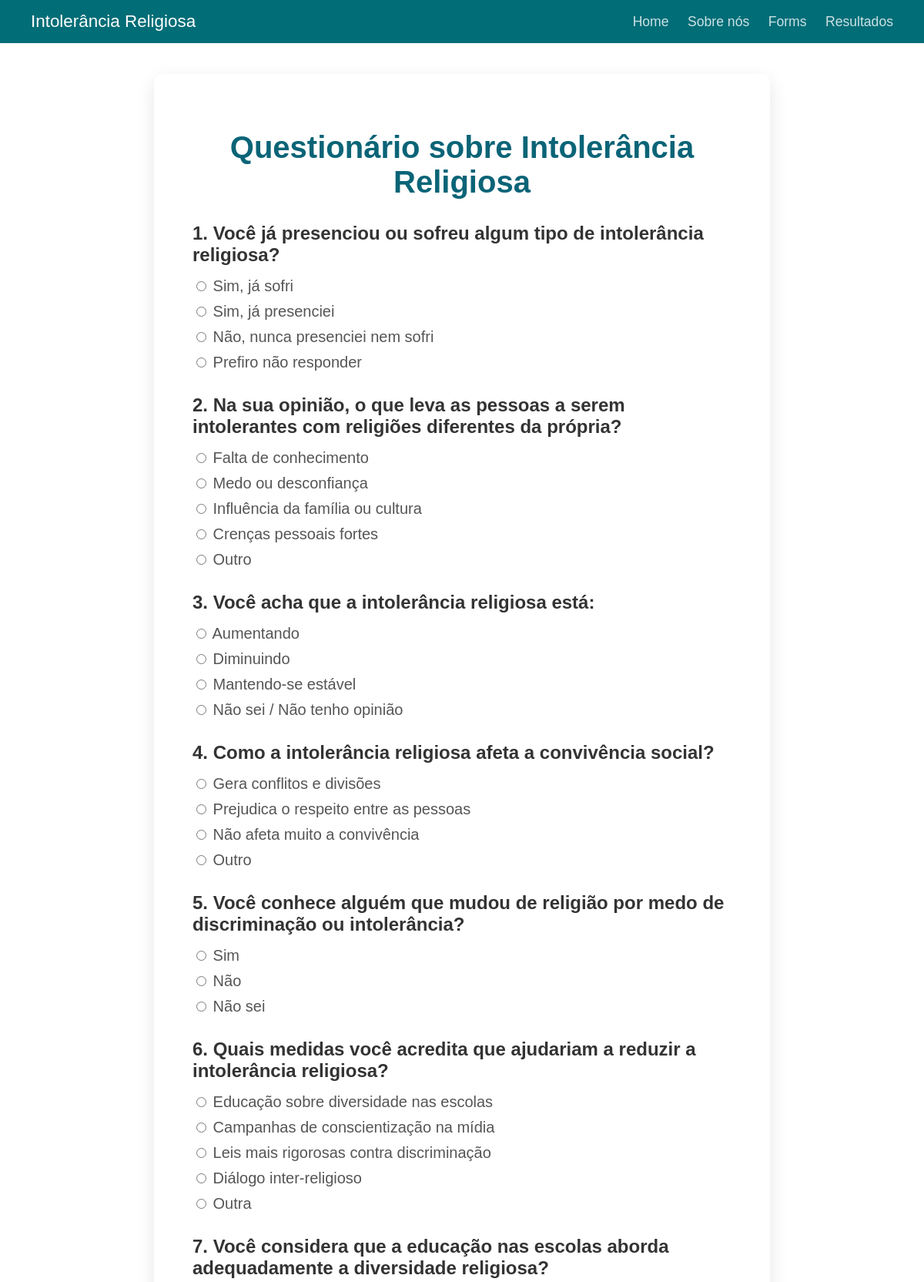
The page /questionario (upper part) on the database its author committed.
### app/model.py (models this page shows)
class Questao(db.Model):
    id = db.Column(db.Integer, primary_key=True)
    text = db.Column(db.String)
    opcoes = db.relationship('Opcao', backref='questao', lazy=True)

class Opcao(db.Model):
    id = db.Column(db.Integer, primary_key=True)
    text = db.Column(db.String)
    questao_fk = db.Column(db.Integer, db.ForeignKey('questao.id', name='fk_opcao_questao'))

### app/view.py (the view, shortened to what this page needs)
@app.route('/questionario', methods=['POST', 'GET'])
def questionario():
    questoes = Questao.query.order_by('id')
    opcoes = Opcao.query.order_by('id')
    return render_template('questionario.html', questoes=questoes, opcoes=opcoes)

### app/templates/questionario.html (shortened to what this page needs)
{% extends "base.html" %}
{% block content %}
<main class="form-container">
  <div class="form-card">
    <h2>Questionário sobre Intolerância Religiosa</h2>
    <form id="questionario-form" method="post">
      {% for questao in questoes %}
        <div class="question-block">
          <p class="question-text">{{ loop.index }}. {{ questao.text }}</p>
          {% for opcao in questao.opcoes %}
            <label class="option-label">
              <input type="radio" name="questao_{{ questao.id }}" value="{{ opcao.id }}" required>
              {{ opcao.text }}
            </label>
          {% endfor %}
        </div>
      {% endfor %}
    </form>
  </div>
</main>
{% endblock %}

### app/templates/base.html (shortened to what this page needs)
<!DOCTYPE html>
<html lang="pt-br">
<head>
    <link rel="stylesheet" href="{{ url_for('static', filename='style.css') }}">
</head>
<body>
    <header>
        <div class="navbar">
            <div class="titulo">Intolerância Religiosa</div>
            <nav>
                <a href="{{ url_for('homepage') }}">Home</a>
                <a href="{{ url_for('sobrenos') }}">Sobre nós</a>
                <a href="{{ url_for('questionario') }}">Forms</a>
                <a href="{{ url_for('resultados') }}">Resultados</a>
            </nav>
        </div>
    </header>
    <main>
        {% block content %}
        {% endblock %}
    </main>
</body>
</html>

### app/static/style.css (style rules this page uses)
body { margin: 0; font-family: Arial, Helvetica, sans-serif; background-color: #ffffff; }
header { background-color: #006D77; color: white; padding: 15px 40px; display: flex; align-items: center; justify-content: space-between; }
.navbar { display: flex; align-items: center; justify-content: space-between; width: 100%; }
.titulo { font-size: 1.4em; }
nav a { color: white; margin-left: 20px; text-decoration: none; font-size: 1.1em; opacity: 0.8; }
.form-container { display: flex; justify-content: center; padding: 40px 20px; }
.form-card { background: #fff; padding: 40px 50px; border-radius: 12px; box-shadow: 0 8px 24px rgba(0,0,0,0.1); max-width: 700px; width: 100%; }
.form-card h2 { font-size: 2.5rem; margin-bottom: 30px; color: #0b6477; text-align: center; }
.question-block { margin-bottom: 30px; }
.question-text { font-size: 1.5rem; font-weight: 600; margin-bottom: 15px; color: #333; }
.option-label { display: block; font-size: 1.25rem; margin-bottom: 10px; cursor: pointer; color: #555; }

### rows shown on the page
Questao: text "Você já presenciou ou sofreu algum tipo de intolerância religiosa?"
Opcao: text "Sim, já sofri"
Opcao: text "Sim, já presenciei"
Opcao: text "Não, nunca presenciei nem sofri"
Opcao: text "Prefiro não responder"
Questao: text "Na sua opinião, o que leva as pessoas a serem intolerantes com religiões diferentes da própria?"
Opcao: text "Falta de conhecimento"
Opcao: text "Medo ou desconfiança"
Opcao: text "Influência da família ou cultura"
Opcao: text "Crenças pessoais fortes"
Opcao: text "Outro"
Questao: text "Você acha que a intolerância religiosa está:"
Opcao: text "Aumentando"
Opcao: text "Diminuindo"
Opcao: text "Mantendo-se estável"
Opcao: text "Não sei / Não tenho opinião"
Questao: text "Como a intolerância religiosa afeta a convivência social?"
Opcao: text "Gera conflitos e divisões"
Opcao: text "Prejudica o respeito entre as pessoas"
Opcao: text "Não afeta muito a convivência"
Opcao: text "Outro"
Questao: text "Você conhece alguém que mudou de religião por medo de discriminação ou intolerância?"
Opcao: text "Sim"
Opcao: text "Não"
Opcao: text "Não sei"
Questao: text "Quais medidas você acredita que ajudariam a reduzir a intolerância religiosa?"
Opcao: text "Educação sobre diversidade nas escolas"
Opcao: text "Campanhas de conscientização na mídia"
Opcao: text "Leis mais rigorosas contra discriminação"
Opcao: text "Diálogo inter-religioso"
Opcao: text "Outra"
Questao: text "Você considera que a educação nas escolas aborda adequadamente a diversidade religiosa?"
